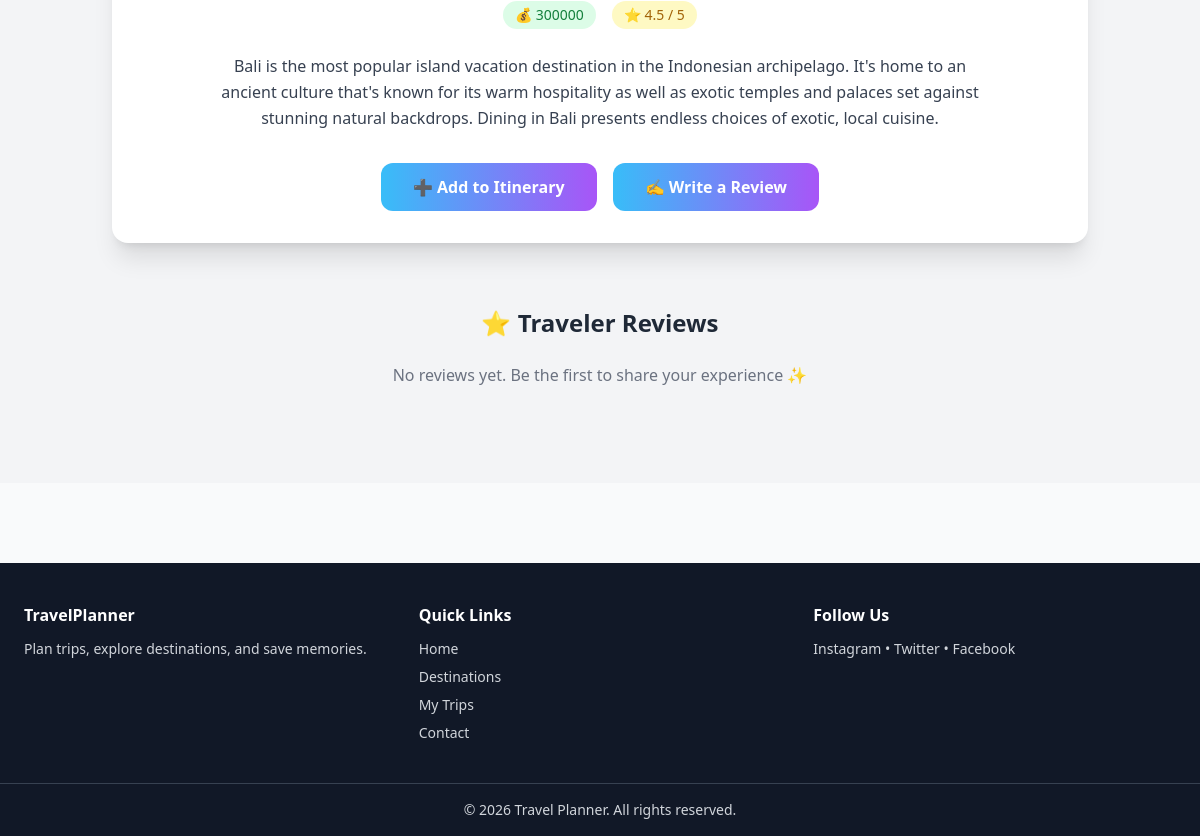
The app's page /destinations/bali/ (lower part), older data.
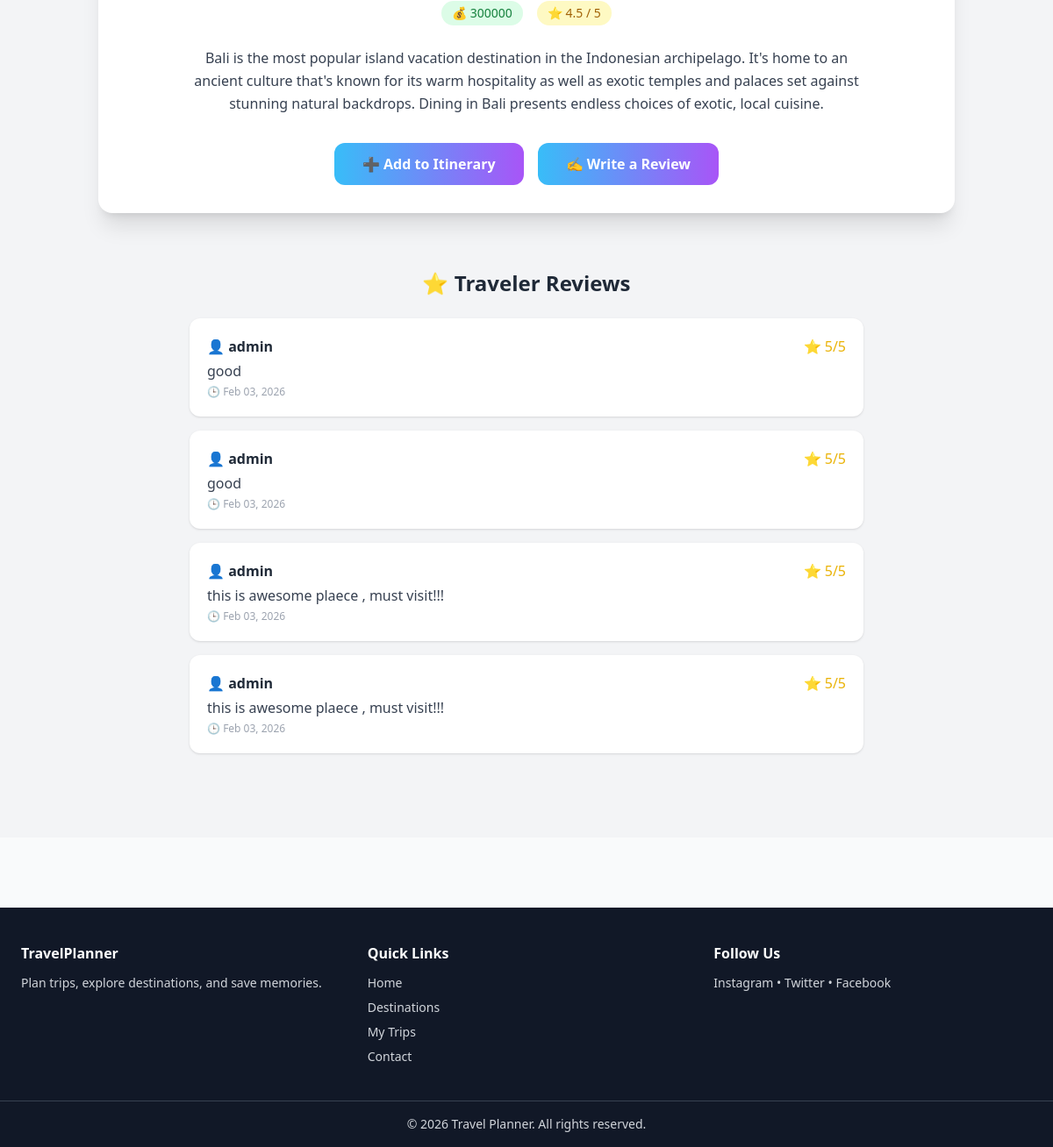
The same page, newer data.
### core/models.py (models this page shows, shortened)
class Destination(models.Model):
    name = models.CharField(max_length=100)
    country = models.CharField(max_length=100)
    description = models.TextField()
    image = models.ImageField(upload_to='destinations/')
    price_range = models.CharField(max_length=50)
    rating = models.DecimalField(max_digits=2, decimal_places=1)
    slug = models.SlugField(unique=True, blank=True, null=True)  # new field for URL
    tag = models.CharField(max_length=50, blank=True)

class Review(models.Model):
    user = models.ForeignKey(User, on_delete=models.CASCADE)
    destination = models.ForeignKey(
        'Destination',
        related_name='reviews',
        on_delete=models.CASCADE
    )
    rating = models.PositiveIntegerField()
    comment = models.TextField()
    created_at = models.DateTimeField(auto_now_add=True)

### core/views.py (the view)
# urls.py: path('destinations/<slug:slug>/', views.destination_detail, name='destination_detail'),
def destination_detail(request, slug):
    destination = get_object_or_404(Destination, slug=slug)
    reviews = destination.reviews.all().order_by('-created_at')
    return render(request, 'core/destination_detail.html', {
        'destination': destination,
        'reviews': reviews
    })

### core/templates/core/destination_detail.html (shortened to what this page needs)
{% extends 'core/base.html' %}
{% block content %}
<section class="bg-gray-100 py-24">
    <div class="max-w-5xl mx-auto px-6">
        <div class="bg-white rounded-2xl shadow-xl overflow-hidden">
            <div class="p-8">
                <div class="flex flex-wrap justify-center gap-4 text-sm mb-6">
                    <span class="bg-green-100 text-green-700 px-3 py-1 rounded-full">
                        💰 {{ destination.price_range }}
                    </span>
                    <span class="bg-yellow-100 text-yellow-700 px-3 py-1 rounded-full">
                        ⭐ {{ destination.rating }} / 5
                    </span>
                </div>
                <p class="text-gray-700 text-center leading-relaxed max-w-3xl mx-auto">
                    {{ destination.description }}
                </p>
                <div class="mt-8 flex flex-col sm:flex-row justify-center gap-4">
                    <a href="{% url 'itinerary_create' %}?destination={{ destination.id }}"
                       class="btn bg-indigo-600 hover:bg-indigo-700 text-white px-8 py-3 rounded-xl text-center">
                        ➕ Add to Itinerary
                    </a>
                    <a href="{% url 'add_review' destination.slug %}"
                        class="btn bg-yellow-500 hover:bg-yellow-600 text-white px-8 py-3 rounded-xl text-center">
                        ✍️ Write a Review
                    </a>
                </div>
            </div>
        </div>
        <div class="mt-16">
            <h2 class="text-2xl font-bold mb-6 text-center">⭐ Traveler Reviews</h2>
            {% if reviews %}
                <div class="space-y-4 max-w-3xl mx-auto">
                    {% for review in reviews %}
                    <div class="bg-white p-5 rounded-xl shadow flex flex-col gap-1">
                        <div class="flex justify-between items-center">
                            <span class="font-semibold">👤 {{ review.user.username }}</span>
                            <span class="text-yellow-500">⭐ {{ review.rating }}/5</span>
                        </div>
                        <p class="text-gray-700">{{ review.comment }}</p>
                        <p class="text-xs text-gray-400">
                            🕒 {{ review.created_at|date:"M d, Y" }}
                        </p>
                    </div>
                    {% endfor %}
                </div>
            {% else %}
                <p class="text-center text-gray-500 mt-6">
                    No reviews yet. Be the first to share your experience ✨
                </p>
            {% endif %}
        </div>
    </div>
</section>
{% endblock %}

### core/templates/core/base.html (shortened to what this page needs)
{% load static %}
<!DOCTYPE html>
<html lang="en">
<head>
    <script src="https://cdn.tailwindcss.com"></script>
    <link rel="stylesheet" href="{% static 'css/styles.css' %}">
</head>
<body class="bg-gray-50 text-gray-800">
<main class="pt-24">
    {% block content %}{% endblock %}
</main>
<footer class="bg-gray-900 text-gray-300 mt-20">
    <div class="max-w-7xl mx-auto px-6 py-10 grid md:grid-cols-3 gap-8">
        <div>
            <h3 class="font-bold text-white mb-3">TravelPlanner</h3>
            <p class="text-sm">Plan trips, explore destinations, and save memories.</p>
        </div>
        <div>
            <h3 class="font-bold text-white mb-3">Quick Links</h3>
            <ul class="space-y-2 text-sm">
                <li>Home</li>
                <li>Destinations</li>
                <li>My Trips</li>
                <li>Contact</li>
            </ul>
        </div>
        <div>
            <h3 class="font-bold text-white mb-3">Follow Us</h3>
            <p class="text-sm">Instagram • Twitter • Facebook</p>
        </div>
    </div>
    <div class="text-center py-4 text-sm border-t border-gray-700">
        © 2026 Travel Planner. All rights reserved.
    </div>
</footer>
</body>
</html>

### core/static/css/styles.css (style rules this page uses)
.btn { background: linear-gradient(90deg, #38bdf8, #a855f7); color: white; padding: 0.75rem 1.5rem; border-radius: 9999px; font-weight: 600; transition: all 0.3s ease; }

Row changes from the older to the newer data that the page shows:
added Review: user.username "admin", rating "5", comment "good", created_at "Feb 03, 2026"
added Review: user.username "admin", rating "5", comment "good", created_at "Feb 03, 2026"
added Review: user.username "admin", rating "5", comment "this is awesome plaece , must visit!!!", created_at "Feb 03, 2026"
added Review: user.username "admin", rating "5", comment "this is awesome plaece , must visit!!!", created_at "Feb 03, 2026"
Text that changed along with them:
text no longer shown: "No reviews yet. Be the first to share your experience ✨"
